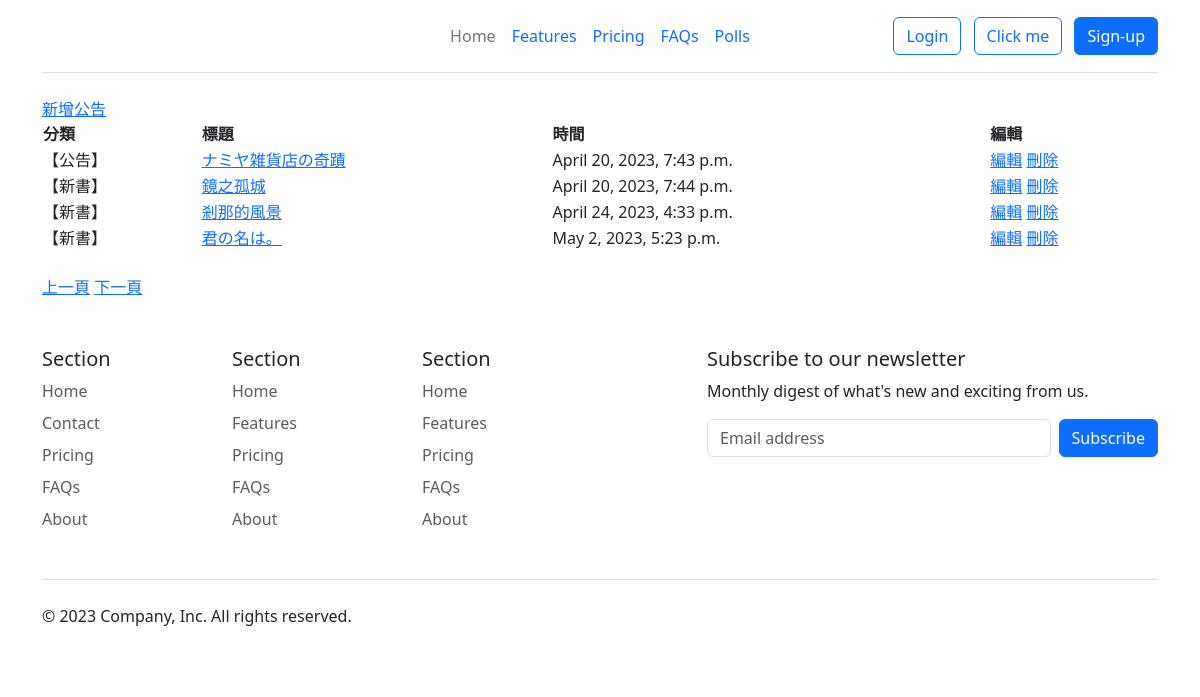
/AnnounceSystem/adminshow/2/, run on the app's committed database.
### AnnounceSystem/models.py (models this page shows, shortened)
class NewsUnit(models.Model):
    catego = models.CharField(max_length=10, null=False)
    nickname = models.CharField(max_length=20, null=False)
    title = models.CharField(max_length=50, null=False)
    message = models.TextField(null=False)
    pubtime = models.DateTimeField(auto_now=True)
    enabled = models.BooleanField(default=False)
    press = models.IntegerField(default=0)

### AnnounceSystem/views.py (the view)
# urls.py: path('adminshow/', views.adminShow, name='showData'),
def adminShow(request, pageindex=None):
    global page1
    pagesize = 4
    newsall = NewsUnit.objects.all().order_by('-id')
    datasize = len(newsall)
    totpage = math.ceil(datasize / pagesize)
    if pageindex==None:
        page1 = 1
        newsunits = NewsUnit.objects.order_by('-id')[:pagesize]
    elif pageindex=='1':
        start = (page1-2)*pagesize
        if start >= 0:
            newsunits = NewsUnit.objects.order_by('-id')[start:(start+pagesize)]
            page1 -= 1
    elif pageindex=='2':
        start = page1*pagesize
        if start < datasize:
            newsunits = NewsUnit.objects.order_by('-id')[start:(start+pagesize)]
            page1 += 1
    elif pageindex=='3':
        start = (page1-1)*pagesize
        newsunits = NewsUnit.objects.order_by('-id')[start:(start+pagesize)]
    currentpage = page1
    return render(request, "AnnounceSystem/announadmin.html", locals())

### AnnounceSystem/templates/AnnounceSystem/announadmin.html (shortened to what this page needs)
{% extends 'AnnounceSystem/base.html' %}
{% block content %}
<div class="contentbox">
    <table width="100%">
        <tr>
            <a href="{% url 'AnnounceSystem:newsadd' %}" title="新聞編輯">新增公告</a>
            <th align="left">分類</th>
            <th align="left">標題</th>
            <th align="left">時間</th>
            <th align="left">編輯</th>
        </tr>
        {% for unit in newsunits %}
            <tr class="alt">
            <td><div class="typeblock">【{{ unit.catego }}】</div></td>
            <td><a href="{% url 'AnnounceSystem:newsedit' unit.id %}">{{ unit.title }}</a></td>
            <td>{{ unit.pubtime }}</td>
            <td>
                <a href="{% url 'AnnounceSystem:newsedit' unit.id %}" title="新聞編輯">編輯</a>
                <a href="{% url 'AnnounceSystem:newsdelete' unit.id %}" title="新聞刪除">刪除</a>
            </td>
            </tr>
        {% empty %}
            <div class="status warning">
                <p><span>注意</span> 目前新聞資料庫中沒有任何資料！</p>
            </div>
        {% endfor %}
    </table>
    <br>
    <div class="topfunction">
    {% if currentpage > 1 %}
        <a href="{% url 'AnnounceSystem:showData' pageindex=1 %}" title="上一頁">上一頁</a>
    {% endif %}
    {% if currentpage < totpage %}
        <a href="{% url 'AnnounceSystem:showData' pageindex=2 %}" title="下一頁">下一頁</a>
    {% endif %}
    </div>
</div>
{% endblock content %}

### data on the page
NewsUnit: catego "公告", title "ナミヤ雑貨店の奇蹟", pubtime "April 20, 2023, 7:43 p.m."
NewsUnit: catego "新書", title "鏡之孤城", pubtime "April 20, 2023, 7:44 p.m."
NewsUnit: catego "新書", title "剎那的風景", pubtime "April 24, 2023, 4:33 p.m."
NewsUnit: catego "新書", title "君の名は。", pubtime "May 2, 2023, 5:23 p.m."
